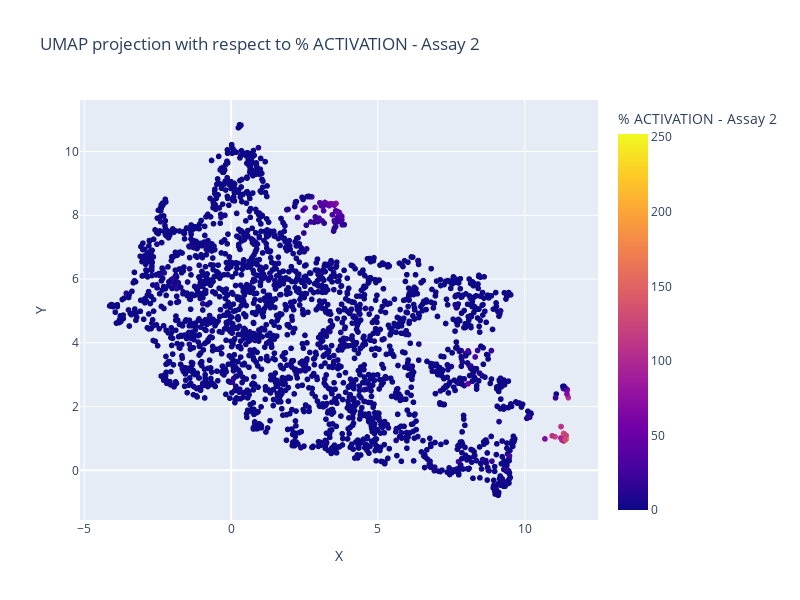
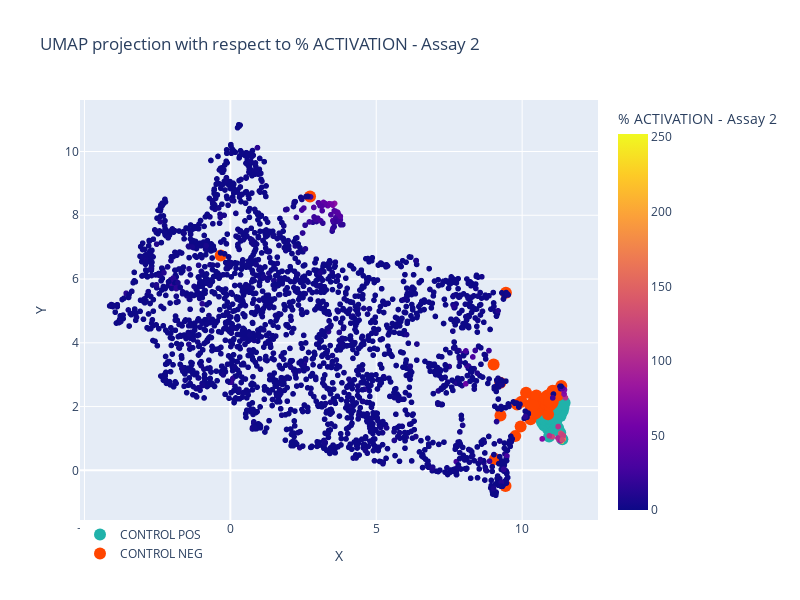

Notebook code cell kept with these figures, in order:
### Code cell
fig = plot_projection_2d(compounds, '% ACTIVATION - Assay 2')
fig.show()
controls = split_controls_pos_neg(ctrl, 'Assay 2')
fig_controls = projection_2d_add_controls(fig, controls)
fig_controls.show()

### Figure 1 — Plotly figure (JSON) as saved in the notebook; plotly's stock layout.template omitted (floating-point values rounded to 4 significant figures; data arrays with more than 128 entries replaced by an {"elided": "..."} marker saying what was removed)
{"data": [{"customdata": {"elided": "2456x2 float values"}, "hovertemplate": "X=%{x:.3f}<br>Y=%{y:.3f}<br>Compound ID=%{customdata[0]}<br>% ACTIVATION - Assay 2=%{marker.color:.3f}<extra></extra>", "legendgroup": "", "marker": {"color": {"elided": "2456 float values"}, "coloraxis": "coloraxis", "symbol": "circle"}, "mode": "markers+text", "name": "", "showlegend": false, "text": {"elided": "2456 int values"}, "type": "scattergl", "x": {"elided": "2456 float values"}, "xaxis": "x", "y": {"elided": "2456 float values"}, "yaxis": "y"}], "layout": {"coloraxis": {"cmax": 252.2, "cmin": 0, "colorbar": {"title": {"text": "% ACTIVATION - Assay 2"}}, "colorscale": [[0, "#0d0887"], [0.1111, "#46039f"], [0.2222, "#7201a8"], [0.3333, "#9c179e"], [0.4444, "#bd3786"], [0.5556, "#d8576b"], [0.6667, "#ed7953"], [0.7778, "#fb9f3a"], [0.8889, "#fdca26"], [1, "#f0f921"]]}, "height": 600, "legend": {"tracegroupgap": 0}, "title": {"text": "UMAP projection with respect to % ACTIVATION - Assay 2"}, "width": 800, "xaxis": {"anchor": "y", "domain": [0, 1], "title": {"text": "X"}}, "yaxis": {"anchor": "x", "domain": [0, 1], "title": {"text": "Y"}}}}

### Figure 2 — Plotly figure (JSON) as saved in the notebook; plotly's stock layout.template omitted (floating-point values rounded to 4 significant figures; data arrays with more than 128 entries replaced by an {"elided": "..."} marker saying what was removed)
{"data": [{"customdata": {"elided": "2456x2 float values"}, "hovertemplate": "X=%{x:.3f}<br>Y=%{y:.3f}<br>Compound ID=%{customdata[0]}<br>% ACTIVATION - Assay 2=%{marker.color:.3f}<extra></extra>", "legendgroup": "", "marker": {"color": {"elided": "2456 float values"}, "coloraxis": "coloraxis", "symbol": "circle"}, "mode": "markers+text", "name": "", "showlegend": false, "text": {"elided": "2456 int values"}, "type": "scattergl", "x": {"elided": "2456 float values"}, "xaxis": "x", "y": {"elided": "2456 float values"}, "yaxis": "y"}, {"hovertemplate": "<b>%{text[0]}</b><br><b>%{text[1]}</b><br>X: %{x:.4f}<br>Y: %{y:.4f}<br>", "marker": {"color": "LightSeaGreen", "size": 12}, "mode": "markers", "name": "CONTROL POS", "text": [["POS: Assay 2", "NEG: Assay 1,Assay 3,Assay 4,Assay 5,Assay 6,Assay 7"], ["POS: Assay 2,Assay 7", "NEG: Assay 1,Assay 3,Assay 4,Assay 5,Assay 6"], ["POS: Assay 2,Assay 6", "NEG: Assay 1,Assay 3,Assay 4,Assay 5,Assay 7"], ["POS: Assay 2,Assay 6,Assay 7", "NEG: Assay 1,Assay 3,Assay 4,Assay 5"], ["POS: Assay 2,Assay 5", "NEG: Assay 1,Assay 3,Assay 4,Assay 6,Assay 7"], ["POS: Assay 2,Assay 5,Assay 7", "NEG: Assay 1,Assay 3,Assay 4,Assay 6"], ["POS: Assay 2,Assay 5,Assay 6", "NEG: Assay 1,Assay 3,Assay 4,Assay 7"], ["POS: Assay 2,Assay 5,Assay 6,Assay 7", "NEG: Assay 1,Assay 3,Assay 4"], ["POS: Assay 2,Assay 4", "NEG: Assay 1,Assay 3,Assay 5,Assay 6,Assay 7"], ["POS: Assay 2,Assay 4,Assay 7", "NEG: Assay 1,Assay 3,Assay 5,Assay 6"], ["POS: Assay 2,Assay 4,Assay 6", "NEG: Assay 1,Assay 3,Assay 5,Assay 7"], ["POS: Assay 2,Assay 4,Assay 6,Assay 7", "NEG: Assay 1,Assay 3,Assay 5"], ["POS: Assay 2,Assay 4,Assay 5", "NEG: Assay 1,Assay 3,Assay 6,Assay 7"], ["POS: Assay 2,Assay 4,Assay 5,Assay 7", "NEG: Assay 1,Assay 3,Assay 6"], ["POS: Assay 2,Assay 4,Assay 5,Assay 6", "NEG: Assay 1,Assay 3,Assay 7"], ["POS: Assay 2,Assay 4,Assay 5,Assay 6,Assay 7", "NEG: Assay 1,Assay 3"], ["POS: Assay 2,Assay 3", "NEG: Assay 1,Assay 4,Assay 5,Assay 6,Assay 7"], ["POS: Assay 2,Assay 3,Assay 7", "NEG: Assay 1,Assay 4,Assay 5,Assay 6"], ["POS: Assay 2,Assay 3,Assay 6", "NEG: Assay 1,Assay 4,Assay 5,Assay 7"], ["POS: Assay 2,Assay 3,Assay 6,Assay 7", "NEG: Assay 1,Assay 4,Assay 5"], ["POS: Assay 2,Assay 3,Assay 5", "NEG: Assay 1,Assay 4,Assay 6,Assay 7"], ["POS: Assay 2,Assay 3,Assay 5,Assay 7", "NEG: Assay 1,Assay 4,Assay 6"], ["POS: Assay 2,Assay 3,Assay 5,Assay 6", "NEG: Assay 1,Assay 4,Assay 7"], ["POS: Assay 2,Assay 3,Assay 5,Assay 6,Assay 7", "NEG: Assay 1,Assay 4"], ["POS: Assay 2,Assay 3,Assay 4", "NEG: Assay 1,Assay 5,Assay 6,Assay 7"], ["POS: Assay 2,Assay 3,Assay 4,Assay 7", "NEG: Assay 1,Assay 5,Assay 6"], ["POS: Assay 2,Assay 3,Assay 4,Assay 6", "NEG: Assay 1,Assay 5,Assay 7"], ["POS: Assay 2,Assay 3,Assay 4,Assay 6,Assay 7", "NEG: Assay 1,Assay 5"], ["POS: Assay 2,Assay 3,Assay 4,Assay 5", "NEG: Assay 1,Assay 6,Assay 7"], ["POS: Assay 2,Assay 3,Assay 4,Assay 5,Assay 7", "NEG: Assay 1,Assay 6"], ["POS: Assay 2,Assay 3,Assay 4,Assay 5,Assay 6", "NEG: Assay 1,Assay 7"], ["POS: Assay 2,Assay 3,Assay 4,Assay 5,Assay 6,Assay 7", "NEG: Assay 1"], ["POS: Assay 1,Assay 2", "NEG: Assay 3,Assay 4,Assay 5,Assay 6,Assay 7"], ["POS: Assay 1,Assay 2,Assay 7", "NEG: Assay 3,Assay 4,Assay 5,Assay 6"], ["POS: Assay 1,Assay 2,Assay 6", "NEG: Assay 3,Assay 4,Assay 5,Assay 7"], ["POS: Assay 1,Assay 2,Assay 6,Assay 7", "NEG: Assay 3,Assay 4,Assay 5"], ["POS: Assay 1,Assay 2,Assay 5", "NEG: Assay 3,Assay 4,Assay 6,Assay 7"], ["POS: Assay 1,Assay 2,Assay 5,Assay 7", "NEG: Assay 3,Assay 4,Assay 6"], ["POS: Assay 1,Assay 2,Assay 5,Assay 6", "NEG: Assay 3,Assay 4,Assay 7"], ["POS: Assay 1,Assay 2,Assay 5,Assay 6,Assay 7", "NEG: Assay 3,Assay 4"], ["POS: Assay 1,Assay 2,Assay 4", "NEG: Assay 3,Assay 5,Assay 6,Assay 7"], ["POS: Assay 1,Assay 2,Assay 4,Assay 7", "NEG: Assay 3,Assay 5,Assay 6"], ["POS: Assay 1,Assay 2,Assay 4,Assay 6", "NEG: Assay 3,Assay 5,Assay 7"], ["POS: Assay 1,Assay 2,Assay 4,Assay 6,Assay 7", "NEG: Assay 3,Assay 5"], ["POS: Assay 1,Assay 2,Assay 4,Assay 5", "NEG: Assay 3,Assay 6,Assay 7"], ["POS: Assay 1,Assay 2,Assay 4,Assay 5,Assay 7", "NEG: Assay 3,Assay 6"], ["POS: Assay 1,Assay 2,Assay 4,Assay 5,Assay 6", "NEG: Assay 3,Assay 7"], ["POS: Assay 1,Assay 2,Assay 4,Assay 5,Assay 6,Assay 7", "NEG: Assay 3"], ["POS: Assay 1,Assay 2,Assay 3", "NEG: Assay 4,Assay 5,Assay 6,Assay 7"], ["POS: Assay 1,Assay 2,Assay 3,Assay 7", "NEG: Assay 4,Assay 5,Assay 6"], ["POS: Assay 1,Assay 2,Assay 3,Assay 6", "NEG: Assay 4,Assay 5,Assay 7"], ["POS: Assay 1,Assay 2,Assay 3,Assay 6,Assay 7", "NEG: Assay 4,Assay 5"], ["POS: Assay 1,Assay 2,Assay 3,Assay 5", "NEG: Assay 4,Assay 6,Assay 7"], ["POS: Assay 1,Assay 2,Assay 3,Assay 5,Assay 7", "NEG: Assay 4,Assay 6"], ["POS: Assay 1,Assay 2,Assay 3,Assay 5,Assay 6", "NEG: Assay 4,Assay 7"], ["POS: Assay 1,Assay 2,Assay 3,Assay 5,Assay 6,Assay 7", "NEG: Assay 4"], ["POS: Assay 1,Assay 2,Assay 3,Assay 4", "NEG: Assay 5,Assay 6,Assay 7"], ["POS: Assay 1,Assay 2,Assay 3,Assay 4,Assay 7", "NEG: Assay 5,Assay 6"], ["POS: Assay 1,Assay 2,Assay 3,Assay 4,Assay 6", "NEG: Assay 5,Assay 7"], ["POS: Assay 1,Assay 2,Assay 3,Assay 4,Assay 6,Assay 7", "NEG: Assay 5"], ["POS: Assay 1,Assay 2,Assay 3,Assay 4,Assay 5", "NEG: Assay 6,Assay 7"], ["POS: Assay 1,Assay 2,Assay 3,Assay 4,Assay 5,Assay 7", "NEG: Assay 6"], ["POS: Assay 1,Assay 2,Assay 3,Assay 4,Assay 5,Assay 6", "NEG: Assay 7"], ["POS: Assay 1,Assay 2,Assay 3,Assay 4,Assay 5,Assay 6,Assay 7", "NEG: "]], "type": "scatter", "x": [10.75, 10.9, 10.72, 10.82, 10.81, 10.89, 10.76, 10.92, 10.71, 10.93, 10.63, 10.69, 10.86, 11.18, 10.81, 11.38, 10.99, 11.21, 11.07, 11.31, 11.09, 11.22, 11.07, 11.32, 11.14, 11.33, 11.16, 11.45, 11.13, 11.34, 11.14, 11.42, 10.83, 11.1, 10.83, 11.1, 10.81, 11.05, 10.88, 11.23, 10.89, 11.1, 10.76, 11.06, 10.82, 11.17, 10.96, 11.31, 11.13, 11.27, 11.11, 11.35, 11.11, 11.26, 11.02, 11.34, 11.21, 11.31, 11.2, 11.4, 11.2, 11.39, 11.15, 11.42], "y": [1.578, 1.394, 1.592, 1.436, 1.498, 1.284, 1.404, 1.061, 1.625, 1.594, 1.609, 1.488, 1.562, 1.291, 1.475, 0.9722, 1.893, 1.81, 1.901, 1.871, 1.834, 1.759, 1.766, 1.703, 1.955, 1.994, 2.0, 2.119, 1.847, 1.859, 1.921, 1.963, 1.631, 1.481, 1.622, 1.484, 1.591, 1.427, 1.535, 1.329, 1.699, 1.62, 1.599, 1.528, 1.641, 1.523, 1.636, 1.18, 1.852, 1.866, 2.041, 2.021, 1.846, 1.787, 1.921, 1.799, 1.973, 2.003, 2.055, 2.173, 1.934, 1.859, 1.945, 2.059]}, {"hovertemplate": "<b>%{text[0]}</b><br><b>%{text[1]}</b><br>X: %{x:.3f}<br>Y: %{y:.3f}<br>", "marker": {"color": "orangered", "size": 12}, "mode": "markers", "name": "CONTROL NEG", "text": [["POS: ", "NEG: Assay 1,Assay 2,Assay 3,Assay 4,Assay 5,Assay 6,Assay 7"], ["POS: Assay 7", "NEG: Assay 1,Assay 2,Assay 3,Assay 4,Assay 5,Assay 6"], ["POS: Assay 6", "NEG: Assay 1,Assay 2,Assay 3,Assay 4,Assay 5,Assay 7"], ["POS: Assay 6,Assay 7", "NEG: Assay 1,Assay 2,Assay 3,Assay 4,Assay 5"], ["POS: Assay 5", "NEG: Assay 1,Assay 2,Assay 3,Assay 4,Assay 6,Assay 7"], ["POS: Assay 5,Assay 7", "NEG: Assay 1,Assay 2,Assay 3,Assay 4,Assay 6"], ["POS: Assay 5,Assay 6", "NEG: Assay 1,Assay 2,Assay 3,Assay 4,Assay 7"], ["POS: Assay 5,Assay 6,Assay 7", "NEG: Assay 1,Assay 2,Assay 3,Assay 4"], ["POS: Assay 4", "NEG: Assay 1,Assay 2,Assay 3,Assay 5,Assay 6,Assay 7"], ["POS: Assay 4,Assay 7", "NEG: Assay 1,Assay 2,Assay 3,Assay 5,Assay 6"], ["POS: Assay 4,Assay 6", "NEG: Assay 1,Assay 2,Assay 3,Assay 5,Assay 7"], ["POS: Assay 4,Assay 6,Assay 7", "NEG: Assay 1,Assay 2,Assay 3,Assay 5"], ["POS: Assay 4,Assay 5", "NEG: Assay 1,Assay 2,Assay 3,Assay 6,Assay 7"], ["POS: Assay 4,Assay 5,Assay 7", "NEG: Assay 1,Assay 2,Assay 3,Assay 6"], ["POS: Assay 4,Assay 5,Assay 6", "NEG: Assay 1,Assay 2,Assay 3,Assay 7"], ["POS: Assay 4,Assay 5,Assay 6,Assay 7", "NEG: Assay 1,Assay 2,Assay 3"], ["POS: Assay 3", "NEG: Assay 1,Assay 2,Assay 4,Assay 5,Assay 6,Assay 7"], ["POS: Assay 3,Assay 7", "NEG: Assay 1,Assay 2,Assay 4,Assay 5,Assay 6"], ["POS: Assay 3,Assay 6", "NEG: Assay 1,Assay 2,Assay 4,Assay 5,Assay 7"], ["POS: Assay 3,Assay 6,Assay 7", "NEG: Assay 1,Assay 2,Assay 4,Assay 5"], ["POS: Assay 3,Assay 5", "NEG: Assay 1,Assay 2,Assay 4,Assay 6,Assay 7"], ["POS: Assay 3,Assay 5,Assay 7", "NEG: Assay 1,Assay 2,Assay 4,Assay 6"], ["POS: Assay 3,Assay 5,Assay 6", "NEG: Assay 1,Assay 2,Assay 4,Assay 7"], ["POS: Assay 3,Assay 5,Assay 6,Assay 7", "NEG: Assay 1,Assay 2,Assay 4"], ["POS: Assay 3,Assay 4", "NEG: Assay 1,Assay 2,Assay 5,Assay 6,Assay 7"], ["POS: Assay 3,Assay 4,Assay 7", "NEG: Assay 1,Assay 2,Assay 5,Assay 6"], ["POS: Assay 3,Assay 4,Assay 6", "NEG: Assay 1,Assay 2,Assay 5,Assay 7"], ["POS: Assay 3,Assay 4,Assay 6,Assay 7", "NEG: Assay 1,Assay 2,Assay 5"], ["POS: Assay 3,Assay 4,Assay 5", "NEG: Assay 1,Assay 2,Assay 6,Assay 7"], ["POS: Assay 3,Assay 4,Assay 5,Assay 7", "NEG: Assay 1,Assay 2,Assay 6"], ["POS: Assay 3,Assay 4,Assay 5,Assay 6", "NEG: Assay 1,Assay 2,Assay 7"], ["POS: Assay 3,Assay 4,Assay 5,Assay 6,Assay 7", "NEG: Assay 1,Assay 2"], ["POS: Assay 1", "NEG: Assay 2,Assay 3,Assay 4,Assay 5,Assay 6,Assay 7"], ["POS: Assay 1,Assay 7", "NEG: Assay 2,Assay 3,Assay 4,Assay 5,Assay 6"], ["POS: Assay 1,Assay 6", "NEG: Assay 2,Assay 3,Assay 4,Assay 5,Assay 7"], ["POS: Assay 1,Assay 6,Assay 7", "NEG: Assay 2,Assay 3,Assay 4,Assay 5"], ["POS: Assay 1,Assay 5", "NEG: Assay 2,Assay 3,Assay 4,Assay 6,Assay 7"], ["POS: Assay 1,Assay 5,Assay 7", "NEG: Assay 2,Assay 3,Assay 4,Assay 6"], ["POS: Assay 1,Assay 5,Assay 6", "NEG: Assay 2,Assay 3,Assay 4,Assay 7"], ["POS: Assay 1,Assay 5,Assay 6,Assay 7", "NEG: Assay 2,Assay 3,Assay 4"], ["POS: Assay 1,Assay 4", "NEG: Assay 2,Assay 3,Assay 5,Assay 6,Assay 7"], ["POS: Assay 1,Assay 4,Assay 7", "NEG: Assay 2,Assay 3,Assay 5,Assay 6"], ["POS: Assay 1,Assay 4,Assay 6", "NEG: Assay 2,Assay 3,Assay 5,Assay 7"], ["POS: Assay 1,Assay 4,Assay 6,Assay 7", "NEG: Assay 2,Assay 3,Assay 5"], ["POS: Assay 1,Assay 4,Assay 5", "NEG: Assay 2,Assay 3,Assay 6,Assay 7"], ["POS: Assay 1,Assay 4,Assay 5,Assay 7", "NEG: Assay 2,Assay 3,Assay 6"], ["POS: Assay 1,Assay 4,Assay 5,Assay 6", "NEG: Assay 2,Assay 3,Assay 7"], ["POS: Assay 1,Assay 4,Assay 5,Assay 6,Assay 7", "NEG: Assay 2,Assay 3"], ["POS: Assay 1,Assay 3", "NEG: Assay 2,Assay 4,Assay 5,Assay 6,Assay 7"], ["POS: Assay 1,Assay 3,Assay 7", "NEG: Assay 2,Assay 4,Assay 5,Assay 6"], ["POS: Assay 1,Assay 3,Assay 6", "NEG: Assay 2,Assay 4,Assay 5,Assay 7"], ["POS: Assay 1,Assay 3,Assay 6,Assay 7", "NEG: Assay 2,Assay 4,Assay 5"], ["POS: Assay 1,Assay 3,Assay 5", "NEG: Assay 2,Assay 4,Assay 6,Assay 7"], ["POS: Assay 1,Assay 3,Assay 5,Assay 7", "NEG: Assay 2,Assay 4,Assay 6"], ["POS: Assay 1,Assay 3,Assay 5,Assay 6", "NEG: Assay 2,Assay 4,Assay 7"], ["POS: Assay 1,Assay 3,Assay 5,Assay 6,Assay 7", "NEG: Assay 2,Assay 4"], ["POS: Assay 1,Assay 3,Assay 4", "NEG: Assay 2,Assay 5,Assay 6,Assay 7"], ["POS: Assay 1,Assay 3,Assay 4,Assay 7", "NEG: Assay 2,Assay 5,Assay 6"], ["POS: Assay 1,Assay 3,Assay 4,Assay 6", "NEG: Assay 2,Assay 5,Assay 7"], ["POS: Assay 1,Assay 3,Assay 4,Assay 6,Assay 7", "NEG: Assay 2,Assay 5"], ["POS: Assay 1,Assay 3,Assay 4,Assay 5", "NEG: Assay 2,Assay 6,Assay 7"], ["POS: Assay 1,Assay 3,Assay 4,Assay 5,Assay 7", "NEG: Assay 2,Assay 6"], ["POS: Assay 1,Assay 3,Assay 4,Assay 5,Assay 6", "NEG: Assay 2,Assay 7"], ["POS: Assay 1,Assay 3,Assay 4,Assay 5,Assay 6,Assay 7", "NEG: Assay 2"]], "type": "scatter", "x": [10.38, 9.948, 10.32, 9.257, 10.26, 9.764, 10.29, 9.43, 10.37, 9.022, 9.977, 9.252, 10.29, 9.443, 9.827, -0.3313, 10.75, 11.0, 10.81, 11.14, 10.82, 11.05, 10.83, 10.89, 10.9, 11.27, 10.87, 11.34, 10.87, 11.12, 10.76, 11.04, 10.51, 10.51, 10.51, 10.32, 10.49, 10.46, 10.51, 9.068, 10.48, 10.41, 10.48, 10.13, 10.51, 10.49, 10.38, 2.732, 10.75, 10.93, 10.89, 11.04, 10.83, 10.98, 10.95, 11.02, 10.86, 11.02, 10.95, 11.15, 10.8, 11.04, 10.94, 11.23], "y": [1.901, 1.373, 1.828, 1.722, 1.73, 1.073, 1.605, -0.4937, 2.031, 3.316, 2.154, 2.747, 2.017, 5.571, 2.061, 6.739, 2.242, 2.352, 2.179, 2.468, 2.149, 2.15, 1.974, 1.756, 2.297, 2.493, 2.344, 2.645, 2.248, 2.36, 2.266, 2.497, 1.988, 1.846, 1.987, 2.071, 1.869, 1.785, 1.847, 0.3574, 2.18, 2.283, 2.211, 2.43, 2.106, 2.344, 2.035, 8.588, 2.256, 2.301, 2.189, 2.321, 2.065, 2.068, 2.023, 2.097, 2.317, 2.447, 2.352, 2.488, 2.231, 2.334, 2.149, 2.358]}], "layout": {"coloraxis": {"cmax": 252.2, "cmin": 0, "colorbar": {"title": {"text": "% ACTIVATION - Assay 2"}}, "colorscale": [[0, "#0d0887"], [0.1111, "#46039f"], [0.2222, "#7201a8"], [0.3333, "#9c179e"], [0.4444, "#bd3786"], [0.5556, "#d8576b"], [0.6667, "#ed7953"], [0.7778, "#fb9f3a"], [0.8889, "#fdca26"], [1, "#f0f921"]]}, "height": 600, "legend": {"tracegroupgap": 0, "x": 0, "xanchor": "left", "y": 0, "yanchor": "top"}, "title": {"text": "UMAP projection with respect to % ACTIVATION - Assay 2"}, "width": 800, "xaxis": {"anchor": "y", "domain": [0, 1], "title": {"text": "X"}}, "yaxis": {"anchor": "x", "domain": [0, 1], "title": {"text": "Y"}}}}
